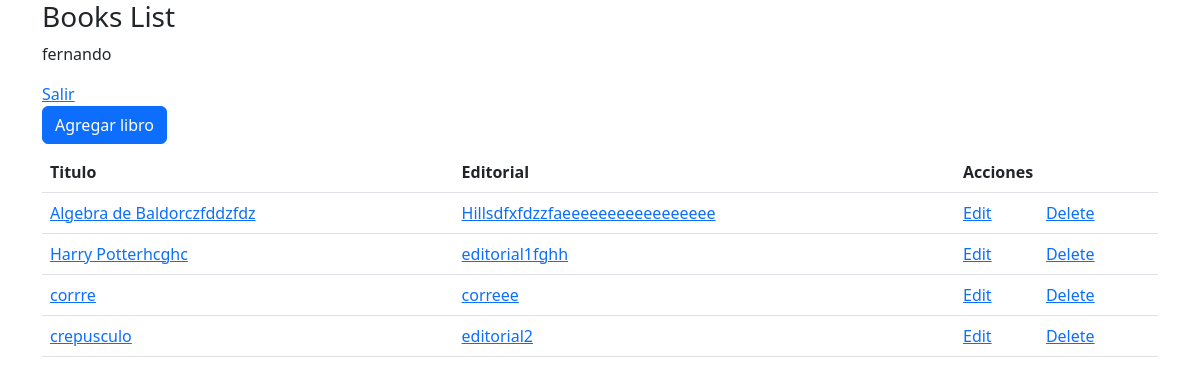
The app's page /books/ (signed in) with its own data.
### books/models.py (models this page shows, shortened)
class Book(models.Model):
    titulo = models.CharField(max_length=20)
    editorial = models.CharField(max_length=20)
    STATUS = (
        ('a', 'Activo'),
        ('m', 'Mantenimiento'),
        ('r', 'Reservado')
    )
    state = models.CharField(max_length=1, choices=STATUS, blank=True, default='a')
    TIPOS_BOOK = [
        ('P', 'Pasta'),
        ('D', 'Digital')
    ]
    type = models.CharField(max_length=1, choices=TIPOS_BOOK, blank=True, default='P')
    COLORS = (
        (1, 'Azul'),
        (2, 'Rojo'),
        (3, 'Amarillo'),
        (4, 'Verde')
    )
    favorite_color = models.CharField(max_length=225, choices=COLORS, blank=True, default='')
    owner = models.ForeignKey(User, on_delete=models.CASCADE, default=1)
    class Meta:
        ordering = ["titulo"]

### books/views.py (the view)
@login_required
def books_list(request):
    num_session = request.session.get('numero_visitas', 0)
    request.session['numero_visitas']= num_session + 1
    print('numero de visitas = ', num_session + 1)
    books = models.Book.objects.filter(owner = request.user)
    context = {'books':books}
    return render(request, 'books_list.html', context)

### books/templates/books_list.html (shortened to what this page needs)
{% extends 'base.html' %}
{% block content %}
<a href="new" class="btn btn-primary mb-2">Agregar libro</a>
<table class="table">
    <thead>
        <tr>
            <th>Titulo</th>
            <th>Editorial</th>
            <th colspan="2">Acciones</th>
        </tr>
    </thead>
    <tbody>
        {% for book in books %}
        <tr>
            <td> <a href="{{book.id}}">{{book.titulo}}</a> </td>
            <td> <a href="/books/{{book.id}}">{{book.editorial}}</a> </td>
            <td> <a href="/books/{{book.id}}/edit">Edit</a> </td>
            <td> <a href="/books/{{book.id}}/delete">Delete</a> </td>
        </tr>
        {% endfor %}
    </tbody>
</table>
{% endblock %}

### books/templates/base.html (shortened to what this page needs)
{% load static %}
<!DOCTYPE html>
<html lang="en">
<head>
    <link href="https://cdn.jsdelivr.net/npm/bootstrap@5.3.0/dist/css/bootstrap.min.css" rel="stylesheet">
<body>
    <article class="container">
        <section class="jumbotron">
            <h3>Books List</h3>
        {% if user.is_authenticated %}
        <p> {{user.username}} </p>
          <a href="{% url 'logout' %}">Salir</a>
        {% else %}
          <a href="{% url 'login' %}">Login</a>
        {% endif %}
        </section>
        <!-- {% load static %}
        <img src=" {%  static 'logo.png' %} " alt=""> -->
        {% block content %}{% endblock %}
    </article>
    {% load sweetify %}
</body>
</html>

### records on screen
Book: titulo "Algebra de Baldorczfddzfdz", editorial "Hillsdfxfdzzfaeeeeeeeeeeeeeeeee"
Book: titulo "Harry Potterhcghc", editorial "editorial1fghh"
Book: titulo "corrre", editorial "correee"
Book: titulo "crepusculo", editorial "editorial2"

### other values on screen
{{ user.username }} "fernando"
